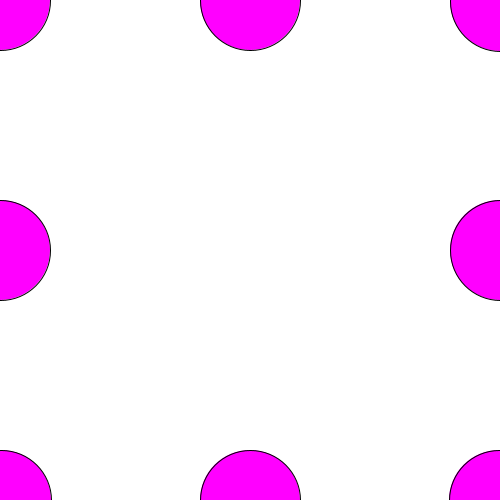
Frame 1 (no input)
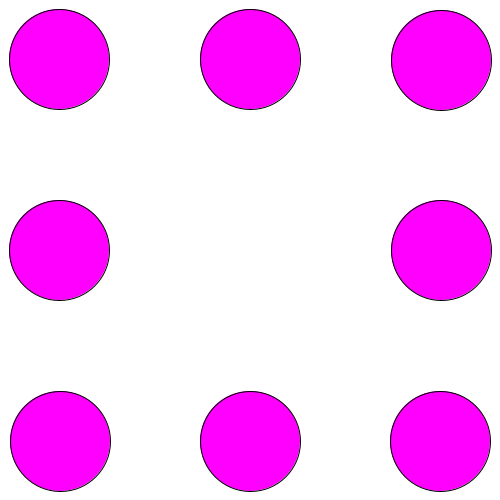
Frame 60 (the mouse pressed at the canvas centre just before this capture)
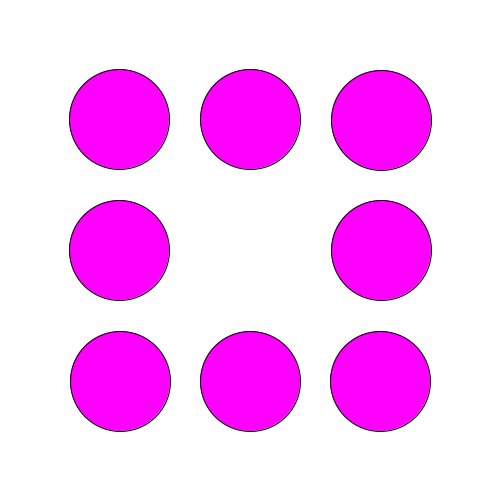
Frame 120 (the mouse held since frame 60 and released just before this capture)

The Processing sketch that drew these frames (run headless with seeded random() and noise(); from frame 60 on, the mouse is pressed at the canvas centre):

// Processing sketch: question_1
// ── question_1.pde
int i =500;
int j = 0;
int k =0;
int l =500;
int c =0;
int d = 500;
int y = 0;
int q = 500;
int p= 500;


void setup() { 
  size(500, 500); 
 fill(255,0, 255);      
};

boolean moveright=true;
boolean moveleft= true;

void draw() { 
 background(255,255,255);  
 ellipse(i, height/2, 100 , 100);
 i--;
  
 ellipse(j, height/2, 100 , 100);
 j++;
 
 ellipse(250, k, 100 , 100);
 k++;
 
 ellipse(250, l, 100 , 100);
 l--;
 
 ellipse(c, y, 100 , 100);
 c++;
 y++;
 
 ellipse(d, y, 100 , 100);
 d--;
 
 ellipse(d, q, 100 , 100);
 q--;
 
 ellipse(j, p , 100, 100);
 p--;
};
